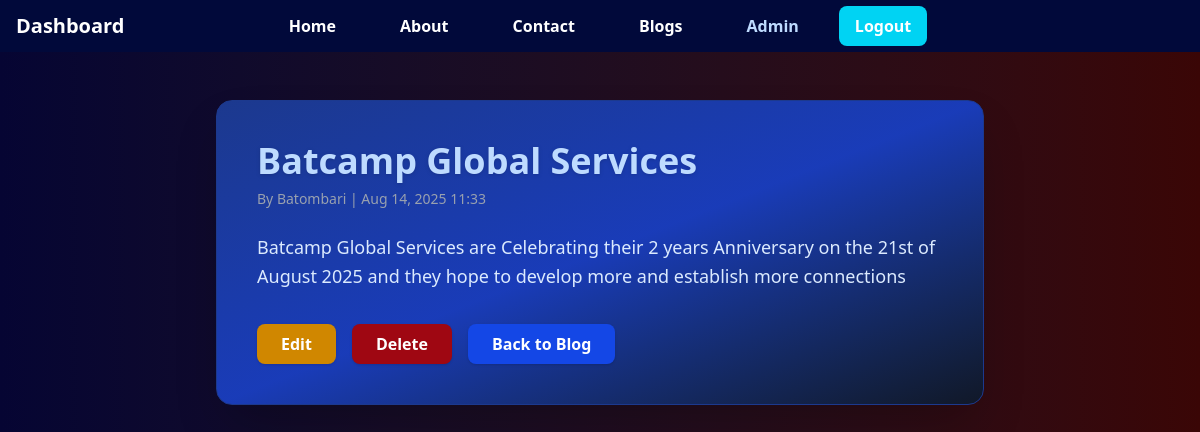
/blog/batcamp-global-services/ (signed in), run on the app's committed database.
### blog/models.py (models this page shows, shortened)
class BlogPost(models.Model):
    title = models.CharField(max_length=200)
    slug = models.SlugField(unique=True)
    author = models.ForeignKey(get_user_model(), on_delete=models.CASCADE)
    content = models.TextField()
    created_at = models.DateTimeField(auto_now_add=True)
    updated_at = models.DateTimeField(auto_now=True)

### blog/views.py (the view)
# urls.py: path('<slug:slug>/', views.blog_detail, name='blog_detail'),
def blog_detail(request, slug):
    post = get_object_or_404(BlogPost, slug=slug)
    return render(request, 'blog/blog_detail.html', {'post': post})

### blog/templates/blog/blog_detail.html (shortened to what this page needs)
{% extends 'base.html' %}
{% block content %}
<div class="max-w-3xl mx-auto mt-12 bg-gradient-to-br from-blue-900 via-blue-800 to-gray-900 p-10 rounded-2xl shadow-2xl border border-blue-900">
    <h1 class="text-4xl font-extrabold mb-2 text-blue-200 drop-shadow">{{ post.title }}</h1>
    <p class="text-gray-400 text-sm mb-6">By {{ post.author }} | {{ post.created_at|date:"M d, Y H:i" }}</p>
    <div class="mb-8 text-blue-100 text-lg leading-relaxed">{{ post.content|linebreaks }}</div>
    <div class="flex flex-wrap gap-4 items-center">
        {% if user == post.author or user.is_staff %}
            <a href="{% url 'blog_edit' post.slug %}" class="px-6 py-2 bg-yellow-600 text-white rounded-lg font-semibold shadow hover:bg-green-600 transition">Edit</a>
            <a href="{% url 'blog_delete' post.slug %}" class="px-6 py-2 bg-red-800 text-white rounded-lg font-semibold shadow hover:bg-red-900 transition">Delete</a>
        {% endif %}
        <a href="{% url 'blog_list' %}" class="px-6 py-2 bg-blue-700 text-white rounded-lg font-semibold shadow hover:bg-blue-800 transition">Back to Blog</a>
    </div>
</div>
{% endblock %}

### theme/templates/base.html (shortened to what this page needs)
{% load static tailwind_tags %}
<!DOCTYPE html>
<html lang="en">
<head>
    {% tailwind_css %}
</head>
<body class="min-h-screen bg-gradient-to-r from-[#060533] to-[#3a0606] transition">
    <nav class="sticky flex h-13 justify-center items-center py-2 bg-[#01093a] text-white">
        <div class="flex items-center gap-3">
            {% if user.is_staff %}
            <a href="/bat/admin/users" class="font-bold text-xl left-4 absolute text-white hover:text-blue-200">Dashboard</a>
            {% else%}
            <a href="#" class="font-extrabold text-2xl tracking-tight left-4 absolute text-white hover:text-blue-300">Batcamp</a>
            {% endif %}
        </div>
        <div class="hidden md:flex space-x-8 items-center">
            <a href="/" class="px-4 py-2 rounded-lg text-base font-semibold text-white hover:bg-cyan-600 hover:text-white transition">Home</a>
            <a href="{% url 'about' %}" class="px-4 py-2 rounded-lg text-base font-semibold text-white hover:bg-cyan-600 hover:text-white transition">About</a>
            <a href="/" class="px-4 py-2 rounded-lg text-base font-semibold text-white hover:bg-cyan-600 hover:text-white transition">Contact</a>
            {% if user.is_authenticated %}
                <a href="{% url 'blog_list' %}" class="px-4 py-2 rounded-lg text-base font-semibold text-white hover:bg-blue-700 hover:text-white transition">Blogs</a>
                <span class="ml-4 font-semibold text-blue-200 capitalize">{{ user.username }}</span>
                <form method="post" action="{% url 'logout' %}" class="inline ml-2">{% csrf_token %}
                    <button type="submit" class="px-4 py-2 rounded-lg bg-cyan-400 text-white hover:bg-red-700 font-semibold transition">Logout</button>
                </form>
            {% else %}
                <a href="{% url 'login' %}" class="ml-4 px-4 py-2 rounded-lg bg-cyan-600 text-white hover:bg-cyan-700 font-semibold transition">Login</a>
                <a href="{% url 'register' %}" class="ml-2 px-4 py-2 rounded-lg border border-blue-200 text-cyan-200 hover:bg-cyan-700 font-semibold transition">Sign Up</a>
            {% endif %}
        </div>
    </nav>
    <main class="min-h-[80vh]  bg-gradient-to-r from-[#060533] to-[#3a0606]">
        {% block content %}
        {% endblock %}
    </main>
</body>
</html>

### data on the page
BlogPost: title "Batcamp Global Services", author "Batombari", created_at "Aug 14, 2025 11:33", content "Batcamp Global Services are Celebrating their 2 years Anniversary on the 21st of August 2025 and they hope to develop more and establish more connections"

### other printed values
{{ user.username }} "Admin"
